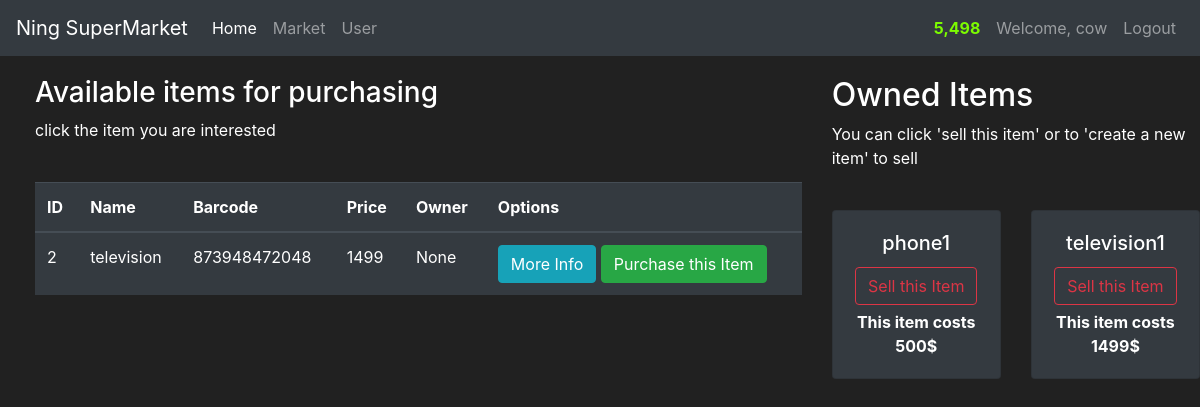
The app's page /market (signed in) with its own data.
### Market/models.py (models this page shows, shortened)
class User(db.Model, UserMixin):
    id = db.Column(db.Integer, primary_key=True)
    username=db.Column(db.String(100), nullable=False, unique=True)
    email = db.Column(db.String(100), nullable=False, unique =True)
    password = db.Column(db.String(60), nullable=False)
    budget = db.Column(db.Integer, default=1000)
    item = db.relationship('Item', backref ='owned_user', lazy = True)
    @property
    def password_hash(self):
        return self.password_hash
    @property
    def beautify_budget(self):
        if len(str(self.budget))>=4:
            return f'{str(self.budget)[:-3]},{str(self.budget)[-3:]}'
        else:
            return self.budget

class Item(db.Model):
    id = db.Column(db.Integer, primary_key = True)
    name = db.Column(db.String(30), nullable = False)
    barcode = db.Column(db.String(12), nullable = False, unique=True)
    price = db.Column(db.Integer(), nullable=False)
    description = db.Column(db.String(1024), nullable=False)
    owner_id = db.Column(db.Integer, db.ForeignKey('user.id'))

### Market/views.py (the view, shortened to what this page needs)
@views.route('/market', methods=['POST', 'GET'])
@login_required
def market_page():
    global items, owned_items
    purchase_form = PurchaseForm()
    sell_form = SellForm()
    if request.method == "GET":
        items = Item.query.filter_by(owner_id = None)
        owned_items = Item.query.filter_by(owner_id=current_user.id)
        return render_template('market.html', items = items, purchase_form=purchase_form, sell_form = sell_form,owned_items = owned_items)

### Market/models.py (called while the page is built)
@login_manager.user_loader
def load_user(userid):
    return User.query.get(int(userid))

### Market/templates/market.html (shortened to what this page needs)
{% extends 'base.html' %}
{% block body %}
<div class="row" style="margin-top:20px; margin-left:20px ">
    <div class="col-md-8 col-xs-12">
        <h3>Available items for purchasing</h3>
        <p>click the item you are interested</p>
        <br>
        <table class="table table-hover table-dark">
            <thead>
            <tr>
                <th scope="col">ID</th>
                <th scope="col">Name</th>
                <th scope="col">Barcode</th>
                <th scope="col">Price</th>
                <th scope="col">Owner</th>
                <th scope="col">Options</th>
            </tr>
            </thead>
            <tbody>
            {% for item in items %}
            <tr>
                <td>{{ item.id }}</td>
                <td>{{ item.name }}</td>
                <td>{{ item.barcode }}</td>
                <td>{{ item.price }}</td>
                <td>{{ item.owner_id }}</td>
                <td>
                    <button class="btn btn-outline btn-info" data-toggle="modal"
                            data-target="#modal-moreinfo-{{ item.id }}">More Info
                    </button>
                    <button class="btn btn-outline btn-success" data-toggle="modal"
                            data-target="#modal-purchase-{{ item.id }}">Purchase this Item
                    </button>
                </td>
            </tr>
            {% endfor %}
            </tbody>
        </table>
    </div>
    <div class="col-md-4 col-xs-12">
        <h2>Owned Items</h2>
        <p>You can click 'sell this item' or to 'create a new item' to sell</p>
        <br>
        <div class="row">
            {% for owned_item in owned_items %}
            <div class="col-sm-6">
                <div style="margin-bottom: 5px" class="card text-center bg-dark">
                    <div class="card-body">
                        <h5 class="card-title">{{ owned_item.name }}</h5>
                        <button type="button" class="btn btn-outline-danger" style="margin-bottom: 5px"
                                data-toggle="modal" data-target="#modal-sell-{{ owned_item.id }}">
                            Sell this Item
                        </button>
                        <p class="card-text"><strong>
                            This item costs {{ owned_item.price }}$
                        </strong></p>
                    </div>
                </div>
            </div>
            {% endfor %}
        </div>
    </div>
</div>
{% endblock %}}

### Market/templates/base.html (shortened to what this page needs)
<!doctype html>
<html lang="en">
<head>
    <link rel="stylesheet" href="https://stackpath.bootstrapcdn.com/bootstrap/4.3.1/css/bootstrap.min.css"
>
</head>
<body>
<nav class="navbar navbar-expand-md navbar-dark bg-dark">
    <a class="navbar-brand" href="#">Ning SuperMarket</a>
    <div class="collapse navbar-collapse" id="navbarNav">
        <ul class="navbar-nav">
            <li class="nav-item active">
                <a class="nav-link" href="{{ url_for('views.home_page')}}">Home</a>
            </li>
            <li class="nav-item">
                <a class="nav-link" href="{{ url_for('views.market_page')}}">Market</a>
            </li>
            <li class="nav-item">
                <a class="nav-link" href="{{ url_for('views.user_page')}}">User</a>
            </li>
        </ul>
        {% if current_user.is_authenticated %}
        <ul class="navbar-nav ml-auto">
            <li class="nav-item">
                <a class="nav-link" style="color:lawngreen; font-weight:bold">
                    {{ current_user.beautify_budget }}
                </a>
            </li>
            <li class="nav-item">
                <a class="nav-link">Welcome, {{ current_user.username }}</a>
            </li>
            <li class="nav-item">
                <a class="nav-link" href="{{ url_for('views.logout_page')}}">Logout</a>
            </li>
        </ul>
        {% endif %}
    </div>
</nav>
{% block body %}{% endblock %}
</body>
</html>

### Market/templates/base.html (style rules this page uses)
body { background-color: #212121; color: white }

### records on screen
User: beautify_budget "5,498", username "cow"
Item: id "2", name "television", barcode "873948472048", price "1499", owner_id "None"
Item: name "phone1", price "500"
Item: name "television1", price "1499"
